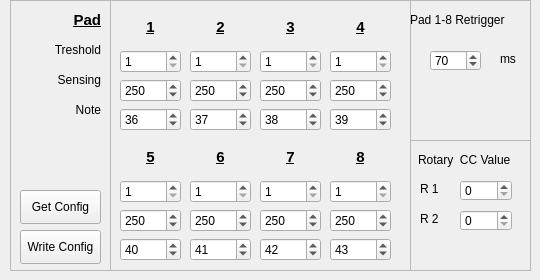
     <widget class="QWidget" name="tab_5">
      <attribute name="title">
       <string>Rpi-Pad Settings</string>
      </attribute>
      <widget class="QFrame" name="frame">
       <property name="geometry">
        <rect>
         <x>410</x>
         <y>0</y>
         <width>121</width>
         <height>141</height>
        </rect>
       </property>
       <property name="frameShape">
        <enum>QFrame::StyledPanel</enum>
       </property>
       <property name="frameShadow">
        <enum>QFrame::Raised</enum>
       </property>
       <widget class="QLabel" name="label_5">
        <property name="geometry">
         <rect>
          <x>0</x>
          <y>10</y>
          <width>111</width>
          <height>20</height>
         </rect>
        </property>
        <property name="text">
         <string>Pad 1-8 Retrigger</string>
        </property>
       </widget>
       <widget class="QSpinBox" name="PadRetriggerSpinBox">
        <property name="geometry">
         <rect>
          <x>20</x>
          <y>50</y>
          <width>51</width>
          <height>21</height>
         </rect>
        </property>
        <property name="minimum">
         <number>1</number>
        </property>
        <property name="maximum">
         <number>1000</number>
        </property>
        <property name="value">
         <number>70</number>
        </property>
       </widget>
       <widget class="QLabel" name="label_9">
        <property name="geometry">
         <rect>
          <x>90</x>
          <y>50</y>
          <width>21</width>
          <height>18</height>
         </rect>
        </property>
        <property name="text">
         <string>ms</string>
        </property>
       </widget>
      </widget>
      <widget class="QFrame" name="frame_2">
       <property name="geometry">
        <rect>
         <x>110</x>
         <y>0</y>
         <width>301</width>
         <height>271</height>
        </rect>
       </property>
       <property name="frameShape">
        <enum>QFrame::StyledPanel</enum>
       </property>
       <property name="frameShadow">
        <enum>QFrame::Raised</enum>
       </property>
       <widget class="QWidget" name="layoutWidget_7">
        <property name="geometry">
         <rect>
          <x>220</x>
          <y>140</y>
          <width>61</width>
          <height>121</height>
         </rect>
        </property>
        <layout class="QVBoxLayout" name="verticalLayout_33">
         <item>
          <widget class="QLabel" name="label_82">
           <property name="font">
            <font>
             <pointsize>11</pointsize>
             <weight>75</weight>
             <bold>true</bold>
             <underline>true</underline>
            </font>
           </property>
           <property name="text">
            <string>8</string>
           </property>
           <property name="alignment">
            <set>Qt::AlignCenter</set>
           </property>
          </widget>
         </item>
         <item>
          <widget class="QSpinBox" name="tresholdSpinBox_8">
           <property name="minimum">
            <number>1</number>
           </property>
           <property name="maximum">
            <number>200</number>
           </property>
          </widget>
         </item>
         <item>
          <widget class="QSpinBox" name="sensingSpinBox_8">
           <property name="minimum">
            <number>1</number>
           </property>
           <property name="maximum">
            <number>1024</number>
           </property>
           <property name="value">
            <number>250</number>
           </property>
          </widget>
         </item>
         <item>
          <widget class="QSpinBox" name="notespinBoxPad_8">
           <property name="minimum">
            <number>21</number>
           </property>
           <property name="maximum">
            <number>108</number>
           </property>
           <property name="value">
            <number>43</number>
           </property>
          </widget>
         </item>
        </layout>
       </widget>
       <widget class="QWidget" name="layoutWidget">
        <property name="geometry">
         <rect>
          <x>10</x>
          <y>10</y>
          <width>61</width>
          <height>121</height>
         </rect>
        </property>
        <layout class="QVBoxLayout" name="verticalLayout_7">
         <item>
          <widget class="QLabel" name="label_4">
           <property name="sizePolicy">
            <sizepolicy hsizetype="Minimum" vsizetype="MinimumExpanding">
             <horstretch>0</horstretch>
             <verstretch>0</verstretch>
            </sizepolicy>
           </property>
           <property name="font">
            <font>
             <pointsize>11</pointsize>
             <weight>75</weight>
             <bold>true</bold>
             <underline>true</underline>
            </font>
           </property>
           <property name="text">
            <string>1</string>
           </property>
           <property name="alignment">
            <set>Qt::AlignCenter</set>
           </property>
          </widget>
         </item>
         <item>
          <widget class="QSpinBox" name="tresholdSpinBox_1">
           <property name="minimum">
            <number>1</number>
           </property>
           <property name="maximum">
            <number>200</number>
           </property>
          </widget>
         </item>
         <item>
          <widget class="QSpinBox" name="sensingSpinBox_1">
           <property name="minimum">
            <number>1</number>
           </property>
           <property name="maximum">
            <number>1024</number>
           </property>
           <property name="value">
            <number>250</number>
           </property>
          </widget>
         </item>
         <item>
          <widget class="QSpinBox" name="notespinBoxPad_1">
           <property name="minimum">
            <number>21</number>
           </property>
           <property name="maximum">
            <number>108</number>
           </property>
           <property name="value">
            <number>36</number>
           </property>
          </widget>
         </item>
        </layout>
       </widget>
       <widget class="QWidget" name="layoutWidget_3">
        <property name="geometry">
         <rect>
          <x>220</x>
          <y>10</y>
          <width>61</width>
          <height>121</height>
         </rect>
        </property>
        <layout class="QVBoxLayout" name="verticalLayout_29">
         <item>
          <widget class="QLabel" name="label_70">
           <property name="font">
            <font>
             <pointsize>11</pointsize>
             <weight>75</weight>
             <bold>true</bold>
             <underline>true</underline>
            </font>
           </property>
           <property name="text">
            <string>4</string>
           </property>
           <property name="alignment">
            <set>Qt::AlignCenter</set>
           </property>
          </widget>
         </item>
         <item>
          <widget class="QSpinBox" name="tresholdSpinBox_4">
           <property name="minimum">
            <number>1</number>
           </property>
           <property name="maximum">
            <number>200</number>
           </property>
          </widget>
         </item>
         <item>
          <widget class="QSpinBox" name="sensingSpinBox_4">
           <property name="minimum">
            <number>1</number>
           </property>
           <property name="maximum">
            <number>1024</number>
           </property>
           <property name="value">
            <number>250</number>
           </property>
          </widget>
         </item>
         <item>
          <widget class="QSpinBox" name="notespinBoxPad_4">
           <property name="minimum">
            <number>21</number>
           </property>
           <property name="maximum">
            <number>108</number>
           </property>
           <property name="value">
            <number>39</number>
           </property>
          </widget>
         </item>
        </layout>
       </widget>
       <widget class="QWidget" name="layoutWidget">
        <property name="geometry">
         <rect>
          <x>80</x>
          <y>10</y>
          <width>61</width>
          <height>121</height>
         </rect>
        </property>
        <layout class="QVBoxLayout" name="verticalLayout_27">
         <item>
          <widget class="QLabel" name="label_64">
           <property name="sizePolicy">
            <sizepolicy hsizetype="Minimum" vsizetype="MinimumExpanding">
             <horstretch>0</horstretch>
             <verstretch>0</verstretch>
            </sizepolicy>
           </property>
           <property name="font">
            <font>
             <pointsize>11</pointsize>
             <weight>75</weight>
             <bold>true</bold>
             <underline>true</underline>
            </font>
           </property>
           <property name="text">
            <string>2</string>
           </property>
           <property name="alignment">
            <set>Qt::AlignCenter</set>
           </property>
          </widget>
         </item>
         <item>
          <widget class="QSpinBox" name="tresholdSpinBox_2">
           <property name="minimum">
            <number>1</number>
           </property>
           <property name="maximum">
            <number>200</number>
           </property>
          </widget>
         </item>
         <item>
          <widget class="QSpinBox" name="sensingSpinBox_2">
           <property name="minimum">
            <number>1</number>
           </property>
           <property name="maximum">
            <number>1024</number>
           </property>
           <property name="value">
            <number>250</number>
           </property>
          </widget>
         </item>
         <item>
          <widget class="QSpinBox" name="notespinBoxPad_2">
           <property name="minimum">
            <number>21</number>
           </property>
           <property name="maximum">
            <number>108</number>
           </property>
           <property name="value">
            <number>37</number>
           </property>
          </widget>
         </item>
        </layout>
       </widget>
       <widget class="QWidget" name="layoutWidget_2">
        <property name="geometry">
         <rect>
          <x>150</x>
          <y>10</y>
          <width>61</width>
          <height>121</height>
         </rect>
        </property>
        <layout class="QVBoxLayout" name="verticalLayout_28">
         <item>
          <widget class="QLabel" name="label_67">
           <property name="font">
            <font>
             <pointsize>11</pointsize>
             <weight>75</weight>
             <bold>true</bold>
             <underline>true</underline>
            </font>
           </property>
           <property name="text">
            <string>3</string>
           </property>
           <property name="alignment">
            <set>Qt::AlignCenter</set>
           </property>
          </widget>
         </item>
         <item>
          <widget class="QSpinBox" name="tresholdSpinBox_3">
           <property name="minimum">
            <number>1</number>
           </property>
           <property name="maximum">
            <number>200</number>
           </property>
          </widget>
         </item>
         <item>
          <widget class="QSpinBox" name="sensingSpinBox_3">
           <property name="minimum">
            <number>1</number>
           </property>
           <property name="maximum">
            <number>1024</number>
           </property>
           <property name="value">
            <number>250</number>
           </property>
          </widget>
         </item>
         <item>
          <widget class="QSpinBox" name="notespinBoxPad_3">
           <property name="minimum">
            <number>21</number>
           </property>
           <property name="maximum">
            <number>108</number>
           </property>
           <property name="value">
            <number>38</number>
           </property>
          </widget>
         </item>
        </layout>
       </widget>
       <widget class="QWidget" name="layoutWidget_6">
        <property name="geometry">
         <rect>
          <x>150</x>
          <y>140</y>
          <width>61</width>
          <height>121</height>
         </rect>
        </property>
        <layout class="QVBoxLayout" name="verticalLayout_32">
         <item>
          <widget class="QLabel" name="label_79">
           <property name="font">
            <font>
             <pointsize>11</pointsize>
             <weight>75</weight>
             <bold>true</bold>
             <underline>true</underline>
            </font>
           </property>
           <property name="text">
            <string>7</string>
           </property>
           <property name="alignment">
            <set>Qt::AlignCenter</set>
           </property>
          </widget>
         </item>
         <item>
          <widget class="QSpinBox" name="tresholdSpinBox_7">
           <property name="minimum">
            <number>1</number>
           </property>
           <property name="maximum">
            <number>200</number>
           </property>
          </widget>
         </item>
         <item>
          <widget class="QSpinBox" name="sensingSpinBox_7">
           <property name="minimum">
            <number>1</number>
           </property>
           <property name="maximum">
            <number>1024</number>
           </property>
           <property name="value">
            <number>250</number>
           </property>
          </widget>
         </item>
         <item>
          <widget class="QSpinBox" name="notespinBoxPad_7">
           <property name="minimum">
            <number>21</number>
           </property>
           <property name="maximum">
            <number>108</number>
           </property>
           <property name="value">
            <number>42</number>
           </property>
          </widget>
         </item>
        </layout>
       </widget>
       <widget class="QWidget" name="layoutWidget_5">
        <property name="geometry">
         <rect>
          <x>80</x>
          <y>140</y>
          <width>61</width>
          <height>121</height>
         </rect>
        </property>
        <layout class="QVBoxLayout" name="verticalLayout_31">
         <item>
          <widget class="QLabel" name="label_76">
           <property name="font">
            <font>
             <pointsize>11</pointsize>
             <weight>75</weight>
             <bold>true</bold>
             <underline>true</underline>
            </font>
           </property>
           <property name="text">
            <string>6</string>
           </property>
           <property name="alignment">
            <set>Qt::AlignCenter</set>
           </property>
          </widget>
         </item>
         <item>
          <widget class="QSpinBox" name="tresholdSpinBox_6">
           <property name="minimum">
            <number>1</number>
           </property>
           <property name="maximum">
            <number>200</number>
           </property>
          </widget>
         </item>
         <item>
          <widget class="QSpinBox" name="sensingSpinBox_6">
           <property name="minimum">
            <number>1</number>
           </property>
           <property name="maximum">
            <number>1024</number>
           </property>
           <property name="value">
            <number>250</number>
           </property>
          </widget>
         </item>
         <item>
          <widget class="QSpinBox" name="notespinBoxPad_6">
           <property name="minimum">
            <number>21</number>
           </property>
           <property name="maximum">
            <number>108</number>
           </property>
           <property name="value">
            <number>41</number>
           </property>
          </widget>
         </item>
        </layout>
       </widget>
       <widget class="QWidget" name="layoutWidget_4">
        <property name="geometry">
         <rect>
          <x>10</x>
          <y>140</y>
          <width>61</width>
          <height>121</height>
         </rect>
        </property>
        <layout class="QVBoxLayout" name="verticalLayout_30">
         <item>
          <widget class="QLabel" name="label_73">
           <property name="font">
            <font>
             <pointsize>11</pointsize>
             <weight>75</weight>
             <bold>true</bold>
             <underline>true</underline>
            </font>
           </property>
           <property name="text">
            <string>5</string>
           </property>
           <property name="alignment">
            <set>Qt::AlignCenter</set>
           </property>
          </widget>
         </item>
         <item>
          <widget class="QSpinBox" name="tresholdSpinBox_5">
           <property name="minimum">
            <number>1</number>
           </property>
           <property name="maximum">
            <number>200</number>
           </property>
          </widget>
         </item>
         <item>
          <widget class="QSpinBox" name="sensingSpinBox_5">
           <property name="minimum">
            <number>1</number>
           </property>
           <property name="maximum">
            <number>1024</number>
           </property>
           <property name="value">
            <number>250</number>
           </property>
          </widget>
         </item>
         <item>
          <widget class="QSpinBox" name="notespinBoxPad_5">
           <property name="minimum">
            <number>21</number>
           </property>
           <property name="maximum">
            <number>108</number>
           </property>
           <property name="value">
            <number>40</number>
           </property>
          </widget>
         </item>
        </layout>
       </widget>
      </widget>
      <widget class="QFrame" name="frame_3">
       <property name="geometry">
        <rect>
         <x>10</x>
         <y>0</y>
         <width>101</width>
         <height>271</height>
        </rect>
       </property>
       <property name="frameShape">
        <enum>QFrame::StyledPanel</enum>
       </property>
       <property name="frameShadow">
        <enum>QFrame::Raised</enum>
       </property>
       <widget class="QLabel" name="label_86">
        <property name="geometry">
         <rect>
          <x>30</x>
          <y>40</y>
          <width>61</width>
          <height>20</height>
         </rect>
        </property>
        <property name="text">
         <string>Treshold</string>
        </property>
        <property name="alignment">
         <set>Qt::AlignRight|Qt::AlignTrailing|Qt::AlignVCenter</set>
        </property>
       </widget>
       <widget class="QLabel" name="label_65">
        <property name="geometry">
         <rect>
          <x>50</x>
          <y>100</y>
          <width>41</width>
          <height>20</height>
         </rect>
        </property>
        <property name="text">
         <string>Note</string>
        </property>
        <property name="alignment">
         <set>Qt::AlignRight|Qt::AlignTrailing|Qt::AlignVCenter</set>
        </property>
       </widget>
       <widget class="QLabel" name="label_85">
        <property name="geometry">
         <rect>
          <x>50</x>
          <y>10</y>
          <width>41</width>
          <height>20</height>
         </rect>
        </property>
        <property name="font">
         <font>
          <pointsize>11</pointsize>
          <weight>75</weight>
          <bold>true</bold>
          <underline>true</underline>
         </font>
        </property>
        <property name="text">
         <string>Pad</string>
        </property>
        <property name="alignment">
         <set>Qt::AlignRight|Qt::AlignTrailing|Qt::AlignVCenter</set>
        </property>
       </widget>
       <widget class="QPushButton" name="getConfigPushButton">
        <property name="geometry">
         <rect>
          <x>10</x>
          <y>190</y>
          <width>81</width>
          <height>34</height>
         </rect>
        </property>
        <property name="text">
         <string>Get Config</string>
        </property>
       </widget>
       <widget class="QPushButton" name="writeConfigPushButton">
        <property name="geometry">
         <rect>
          <x>10</x>
          <y>230</y>
          <width>81</width>
          <height>34</height>
         </rect>
        </property>
        <property name="text">
         <string>Write Config</string>
        </property>
       </widget>
       <widget class="QLabel" name="label_87">
        <property name="geometry">
         <rect>
          <x>30</x>
          <y>70</y>
          <width>61</width>
          <height>20</height>
         </rect>
        </property>
        <property name="text">
         <string>Sensing</string>
        </property>
        <property name="alignment">
         <set>Qt::AlignRight|Qt::AlignTrailing|Qt::AlignVCenter</set>
        </property>
       </widget>
      </widget>
      <widget class="QFrame" name="frame_4">
       <property name="geometry">
        <rect>
         <x>410</x>
         <y>140</y>
         <width>121</width>
         <height>131</height>
        </rect>
       </property>
       <property name="frameShape">
        <enum>QFrame::StyledPanel</enum>
       </property>
       <property name="frameShadow">
        <enum>QFrame::Raised</enum>
       </property>
       <widget class="QSpinBox" name="R1CcValuespinBox">
        <property name="geometry">
         <rect>
          <x>50</x>
          <y>40</y>
          <width>52</width>
          <height>21</height>
         </rect>
        </property>
       </widget>
       <widget class="QLabel" name="label_6">
        <property name="geometry">
         <rect>
          <x>8</x>
          <y>10</y>
          <width>101</width>
          <height>20</height>
         </rect>
        </property>
        <property name="text">
         <string>Rotary  CC Value </string>
        </property>
       </widget>
       <widget class="QLabel" name="label_7">
        <property name="geometry">
         <rect>
          <x>10</x>
          <y>40</y>
          <width>31</width>
          <height>18</height>
         </rect>
        </property>
        <property name="text">
         <string>R 1</string>
        </property>
       </widget>
       <widget class="QLabel" name="label_8">
        <property name="geometry">
         <rect>
          <x>10</x>
          <y>70</y>
          <width>31</width>
          <height>18</height>
         </rect>
        </property>
        <property name="text">
         <string>R 2</string>
        </property>
       </widget>
       <widget class="QSpinBox" name="R2CcValuespinBox">
        <property name="geometry">
         <rect>
          <x>50</x>
          <y>70</y>
          <width>52</width>
          <height>21</height>
         </rect>
        </property>
       </widget>
      </widget>
     </widget>
